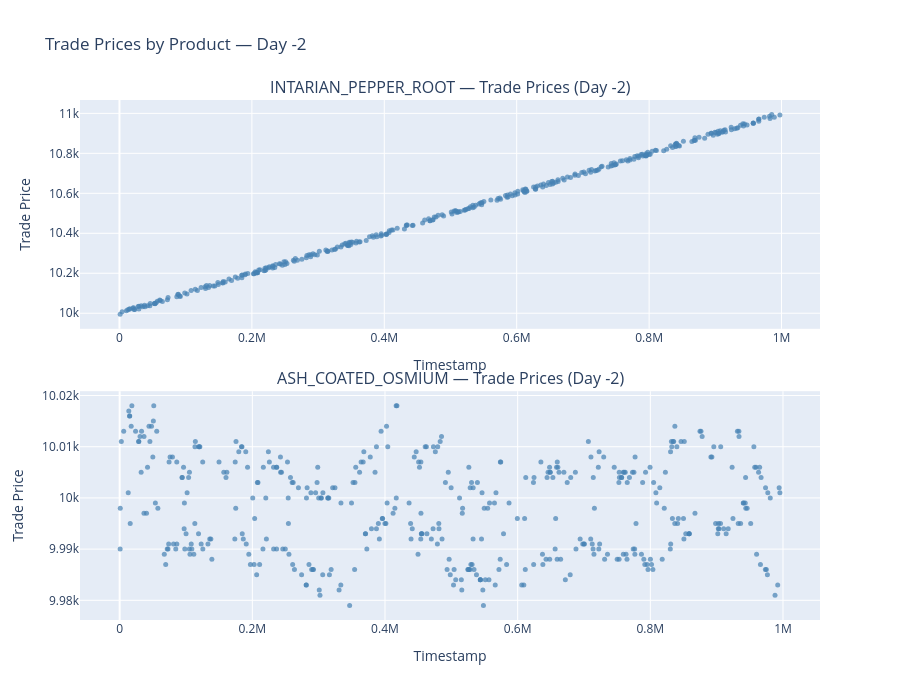
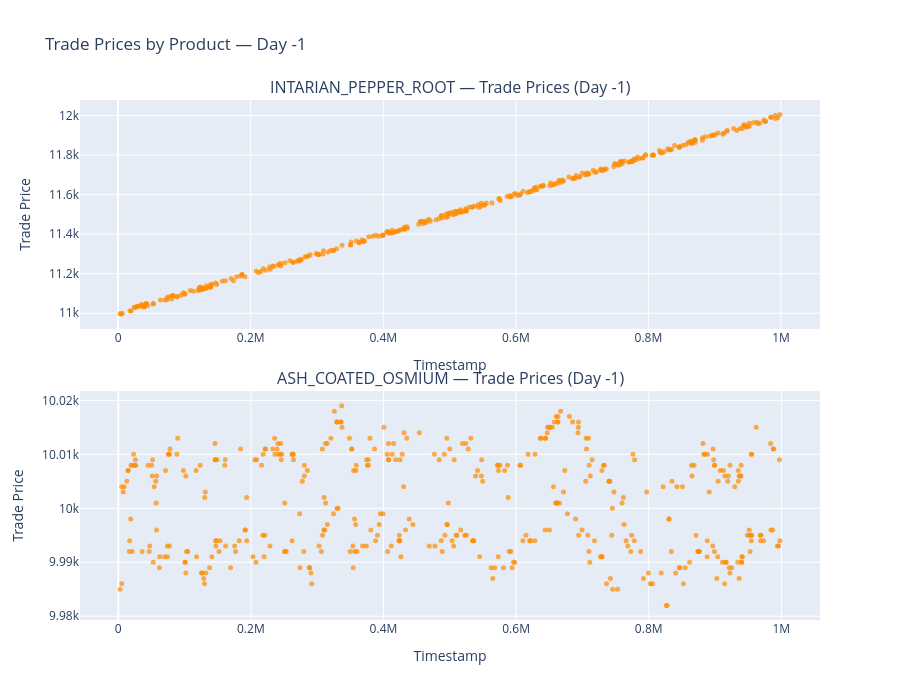
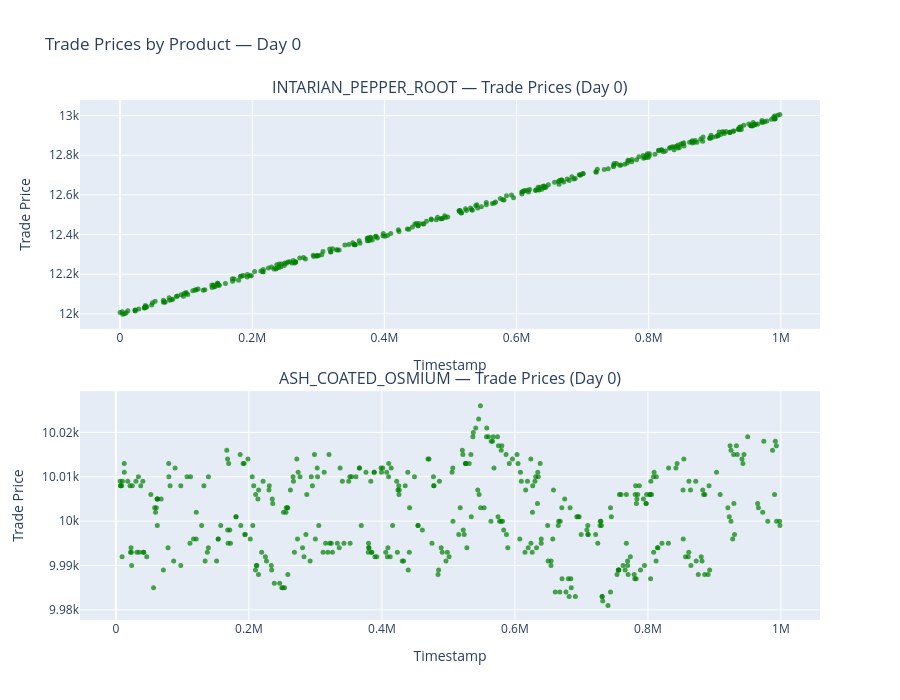

Source (notebook cell) for these figures, in order:
### Code cell
from plotly.subplots import make_subplots
import plotly.graph_objects as go

product_info = [
    (trades_pepper, "INTARIAN_PEPPER_ROOT"),
    (trades_osmium, "ASH_COATED_OSMIUM"),
]

for day_val, (color, label) in day_styles.items():
    fig_day = make_subplots(
        rows=2,
        cols=1,
        subplot_titles=[
            f"INTARIAN_PEPPER_ROOT — Trade Prices ({label})",
            f"ASH_COATED_OSMIUM — Trade Prices ({label})",
        ],
        shared_xaxes=False,
        vertical_spacing=0.12,
    )

    for row, (trades, name) in enumerate(product_info, start=1):
        subset = trades[trades["day"] == day_val]

        fig_day.add_trace(
            go.Scatter(
                x=subset["timestamp"],
                y=subset["price"],
                mode="markers",
                name=label,
                marker=dict(color=color, size=5, opacity=0.7),
                customdata=subset[["quantity"]],
                hovertemplate=(
                    "Timestamp: %{x}<br>"
                    "Price: %{y}<br>"
                    "Qty: %{customdata[0]}"
                    "<extra></extra>"
                ),
                showlegend=False,
            ),
            row=row,
            col=1,
        )

    fig_day.update_layout(
        height=700,
        title=f"Trade Prices by Product — {label}",
        hovermode="closest",
    )
    fig_day.update_xaxes(title_text="Timestamp")
    fig_day.update_yaxes(title_text="Trade Price")

    fig_day.show()

### Figure 1 — Plotly figure (JSON) as saved in the notebook; plotly's stock layout.template omitted (floating-point values rounded to 4 significant figures; data arrays with more than 128 entries replaced by an {"elided": "..."} marker saying what was removed)
{"data": [{"customdata": {"elided": "344x1 int values"}, "hovertemplate": "Timestamp: %{x}<br>Price: %{y}<br>Qty: %{customdata[0]}<extra></extra>", "marker": {"color": "steelblue", "opacity": 0.7, "size": 5}, "mode": "markers", "name": "Day -2", "showlegend": false, "type": "scatter", "x": {"elided": "344 int values"}, "xaxis": "x", "y": {"elided": "344 float values"}, "yaxis": "y"}, {"customdata": {"elided": "429x1 int values"}, "hovertemplate": "Timestamp: %{x}<br>Price: %{y}<br>Qty: %{customdata[0]}<extra></extra>", "marker": {"color": "steelblue", "opacity": 0.7, "size": 5}, "mode": "markers", "name": "Day -2", "showlegend": false, "type": "scatter", "x": {"elided": "429 int values"}, "xaxis": "x2", "y": {"elided": "429 float values"}, "yaxis": "y2"}], "layout": {"annotations": [{"font": {"size": 16}, "showarrow": false, "text": "INTARIAN_PEPPER_ROOT — Trade Prices (Day -2)", "x": 0.5, "xanchor": "center", "xref": "paper", "y": 1, "yanchor": "bottom", "yref": "paper"}, {"font": {"size": 16}, "showarrow": false, "text": "ASH_COATED_OSMIUM — Trade Prices (Day -2)", "x": 0.5, "xanchor": "center", "xref": "paper", "y": 0.44, "yanchor": "bottom", "yref": "paper"}], "height": 700, "hovermode": "closest", "title": {"text": "Trade Prices by Product — Day -2"}, "xaxis": {"anchor": "y", "domain": [0, 1], "title": {"text": "Timestamp"}}, "xaxis2": {"anchor": "y2", "domain": [0, 1], "title": {"text": "Timestamp"}}, "yaxis": {"anchor": "x", "domain": [0.56, 1], "title": {"text": "Trade Price"}}, "yaxis2": {"anchor": "x2", "domain": [0, 0.44], "title": {"text": "Trade Price"}}}}

### Figure 2 — Plotly figure (JSON) as saved in the notebook; plotly's stock layout.template omitted (floating-point values rounded to 4 significant figures; data arrays with more than 128 entries replaced by an {"elided": "..."} marker saying what was removed)
{"data": [{"customdata": {"elided": "335x1 int values"}, "hovertemplate": "Timestamp: %{x}<br>Price: %{y}<br>Qty: %{customdata[0]}<extra></extra>", "marker": {"color": "darkorange", "opacity": 0.7, "size": 5}, "mode": "markers", "name": "Day -1", "showlegend": false, "type": "scatter", "x": {"elided": "335 int values"}, "xaxis": "x", "y": {"elided": "335 float values"}, "yaxis": "y"}, {"customdata": {"elided": "425x1 int values"}, "hovertemplate": "Timestamp: %{x}<br>Price: %{y}<br>Qty: %{customdata[0]}<extra></extra>", "marker": {"color": "darkorange", "opacity": 0.7, "size": 5}, "mode": "markers", "name": "Day -1", "showlegend": false, "type": "scatter", "x": {"elided": "425 int values"}, "xaxis": "x2", "y": {"elided": "425 float values"}, "yaxis": "y2"}], "layout": {"annotations": [{"font": {"size": 16}, "showarrow": false, "text": "INTARIAN_PEPPER_ROOT — Trade Prices (Day -1)", "x": 0.5, "xanchor": "center", "xref": "paper", "y": 1, "yanchor": "bottom", "yref": "paper"}, {"font": {"size": 16}, "showarrow": false, "text": "ASH_COATED_OSMIUM — Trade Prices (Day -1)", "x": 0.5, "xanchor": "center", "xref": "paper", "y": 0.44, "yanchor": "bottom", "yref": "paper"}], "height": 700, "hovermode": "closest", "title": {"text": "Trade Prices by Product — Day -1"}, "xaxis": {"anchor": "y", "domain": [0, 1], "title": {"text": "Timestamp"}}, "xaxis2": {"anchor": "y2", "domain": [0, 1], "title": {"text": "Timestamp"}}, "yaxis": {"anchor": "x", "domain": [0.56, 1], "title": {"text": "Trade Price"}}, "yaxis2": {"anchor": "x2", "domain": [0, 0.44], "title": {"text": "Trade Price"}}}}

### Figure 3 — Plotly figure (JSON) as saved in the notebook; plotly's stock layout.template omitted (floating-point values rounded to 4 significant figures; data arrays with more than 128 entries replaced by an {"elided": "..."} marker saying what was removed)
{"data": [{"customdata": {"elided": "332x1 int values"}, "hovertemplate": "Timestamp: %{x}<br>Price: %{y}<br>Qty: %{customdata[0]}<extra></extra>", "marker": {"color": "green", "opacity": 0.7, "size": 5}, "mode": "markers", "name": "Day 0", "showlegend": false, "type": "scatter", "x": {"elided": "332 int values"}, "xaxis": "x", "y": {"elided": "332 float values"}, "yaxis": "y"}, {"customdata": {"elided": "411x1 int values"}, "hovertemplate": "Timestamp: %{x}<br>Price: %{y}<br>Qty: %{customdata[0]}<extra></extra>", "marker": {"color": "green", "opacity": 0.7, "size": 5}, "mode": "markers", "name": "Day 0", "showlegend": false, "type": "scatter", "x": {"elided": "411 int values"}, "xaxis": "x2", "y": {"elided": "411 float values"}, "yaxis": "y2"}], "layout": {"annotations": [{"font": {"size": 16}, "showarrow": false, "text": "INTARIAN_PEPPER_ROOT — Trade Prices (Day 0)", "x": 0.5, "xanchor": "center", "xref": "paper", "y": 1, "yanchor": "bottom", "yref": "paper"}, {"font": {"size": 16}, "showarrow": false, "text": "ASH_COATED_OSMIUM — Trade Prices (Day 0)", "x": 0.5, "xanchor": "center", "xref": "paper", "y": 0.44, "yanchor": "bottom", "yref": "paper"}], "height": 700, "hovermode": "closest", "title": {"text": "Trade Prices by Product — Day 0"}, "xaxis": {"anchor": "y", "domain": [0, 1], "title": {"text": "Timestamp"}}, "xaxis2": {"anchor": "y2", "domain": [0, 1], "title": {"text": "Timestamp"}}, "yaxis": {"anchor": "x", "domain": [0.56, 1], "title": {"text": "Trade Price"}}, "yaxis2": {"anchor": "x2", "domain": [0, 0.44], "title": {"text": "Trade Price"}}}}
